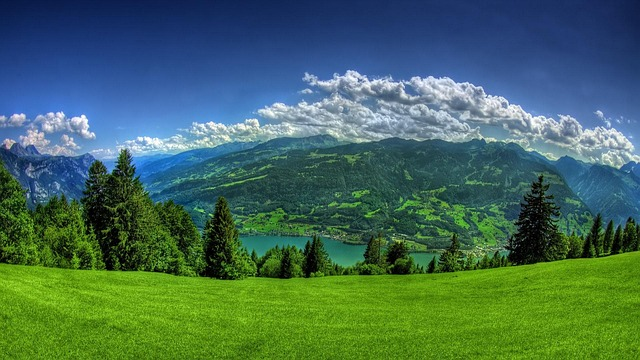
#> input picture week_5/Lab_1/nature.jpg, 640 x 360 px
$ jupyter execute main.ipynb
#> lines starting #> are read from the running program, lines starting #| are printed output that depends on the picture
# Lab 5: Intensity Transformation II - Histogram Processing

## Task 1: Histogram Equalization on Grayscale Image

[cell 1]
import cv2
import numpy as np
import matplotlib.pyplot as plt

def load_image(path, grayscale=True):
    if grayscale:
        return cv2.imread(path, cv2.IMREAD_GRAYSCALE)
    return cv2.imread(path)

def show_images_with_histograms(original, processed, title_original="Original", title_processed="Processed"):
    fig, axes = plt.subplots(2, 2, figsize=(12, 8))

    axes[0, 0].imshow(original, cmap='gray')
    axes[0, 0].set_title(title_original)
    axes[0, 0].axis('off')

    axes[0, 1].hist(original.flatten(), bins=256, range=(0, 256), color='steelblue')
    axes[0, 1].set_title(f"Histogram - {title_original}")

    axes[1, 0].imshow(processed, cmap='gray')
    axes[1, 0].set_title(title_processed)
    axes[1, 0].axis('off')

    axes[1, 1].hist(processed.flatten(), bins=256, range=(0, 256), color='darkorange')
    axes[1, 1].set_title(f"Histogram - {title_processed}")

    plt.tight_layout()
    plt.show()

gray_img = load_image('nature.jpg', grayscale=True)
#> in load_image, `return cv2.imread(path, cv2.IMREAD_GRAYSCALE)`:
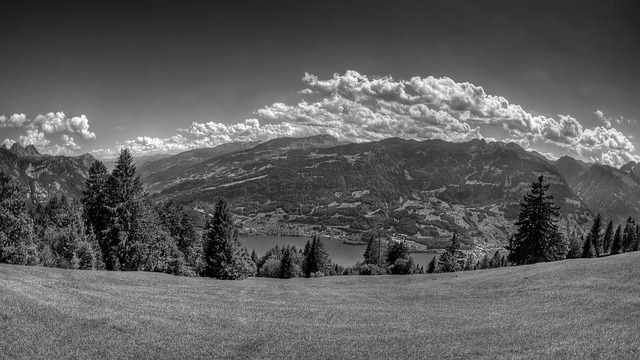
#> returned value: shape (360, 640); min 0, max 255, mean 93
equalized_gray = cv2.equalizeHist(gray_img)
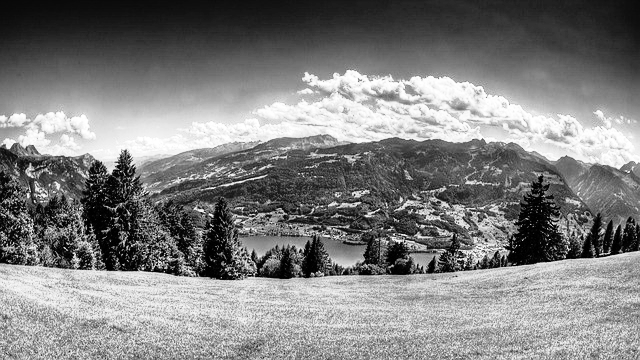
#> equalized_gray: shape (360, 640); min 0, max 255, mean 127.9
show_images_with_histograms(gray_img, equalized_gray, "Original Grayscale", "Equalized")
#> in show_images_with_histograms, `plt.show()`:
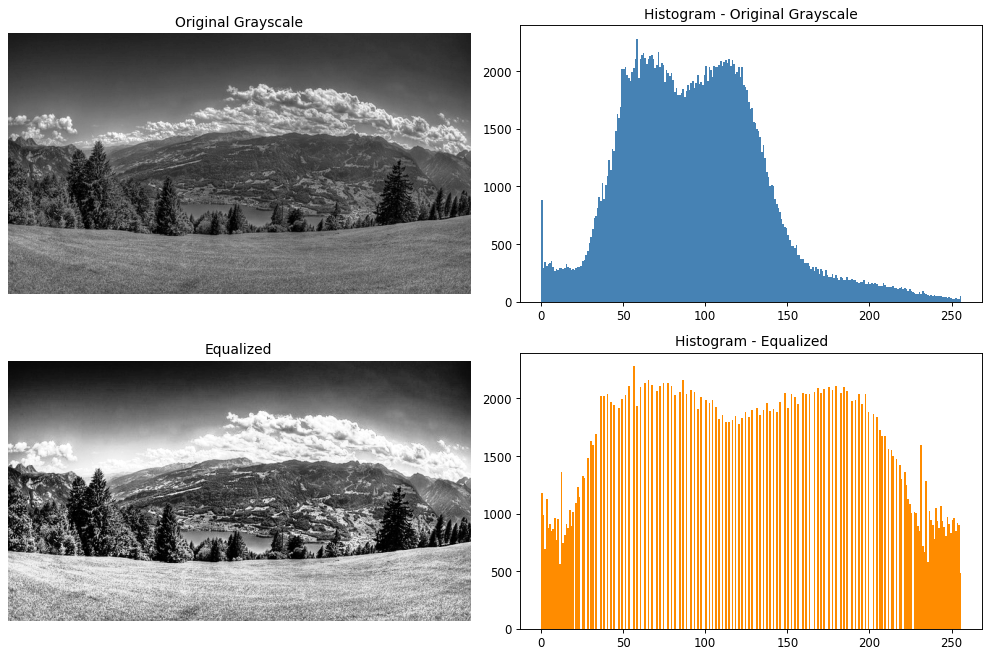
#> figure drawn by matplotlib, 4 panels; panel 2: tallest bar 2283 high, from x = 58 to 59; panel 4: tallest bar 2283 high, from x = 56 to 57

**Discussion:** Histogram equalization spreads the intensity values across the full range (0-255), which enhances contrast in images with poor lighting by making the histogram more uniform.

## Task 2: Histogram Equalization on Color Image

[cell 2]
def equalize_color_channels(color_img):
    channels = cv2.split(color_img)
    equalized_channels = [cv2.equalizeHist(ch) for ch in channels]
    return cv2.merge(equalized_channels)

def display_color_comparison(orig, proc, titles=["Original", "Equalized"]):
    fig, ax = plt.subplots(1, 2, figsize=(12, 6))

    orig_rgb = cv2.cvtColor(orig, cv2.COLOR_BGR2RGB)
    proc_rgb = cv2.cvtColor(proc, cv2.COLOR_BGR2RGB)

    ax[0].imshow(orig_rgb)
    ax[0].set_title(titles[0])
    ax[0].axis('off')

    ax[1].imshow(proc_rgb)
    ax[1].set_title(titles[1])
    ax[1].axis('off')

    plt.tight_layout()
    plt.show()

color_img = load_image('nature.jpg', grayscale=False)
#> in load_image, returned value is the input picture: shape (360, 640, 3); mean B, G, R 88.6, 106.7, 67.9
equalized_color = equalize_color_channels(color_img)
#> in equalize_color_channels, `equalized_channels = [cv2.equalizeHist(ch) for ch in channels]`: equalized_channels = 3 items
#> in equalize_color_channels, `return cv2.merge(equalized_channels)`:
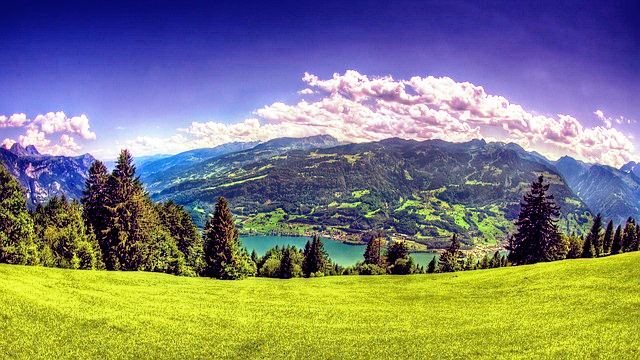
#> returned value: shape (360, 640, 3); mean of channels 0, 1, 2 121.7, 128.1, 127.1; drawn as B, G, R
display_color_comparison(color_img, equalized_color)

**Observation:** Applying histogram equalization to each RGB channel separately can shift the color balance since each channel is treated independently.

## Task 3: Histogram Matching

[cell 3]
from skimage import exposure

def match_histogram(source, reference):
    return exposure.match_histograms(source, reference)

def show_matching_results(src, ref, matched):
    fig, axes = plt.subplots(3, 2, figsize=(12, 12))

    axes[0, 0].imshow(src, cmap='gray')
    axes[0, 0].set_title('Source Image')
    axes[0, 0].axis('off')

    axes[0, 1].hist(src.flatten(), bins=256, range=(0, 256), color='steelblue')
    axes[0, 1].set_title('Source Histogram')

    axes[1, 0].imshow(ref, cmap='gray')
    axes[1, 0].set_title('Target Image')
    axes[1, 0].axis('off')

    axes[1, 1].hist(ref.flatten(), bins=256, range=(0, 256), color='green')
    axes[1, 1].set_title('Target Histogram')

    axes[2, 0].imshow(matched, cmap='gray')
    axes[2, 0].set_title('Matched Image')
    axes[2, 0].axis('off')

    axes[2, 1].hist(matched.flatten(), bins=256, range=(0, 256), color='darkorange')
    axes[2, 1].set_title('Matched Histogram')

    plt.tight_layout()
    plt.show()

source_img = load_image('nature.jpg', grayscale=True)
target_img = np.random.randint(0, 256, source_img.shape, dtype=np.uint8)
target_img = cv2.GaussianBlur(target_img, (51, 51), 0)
matched_img = match_histogram(source_img, target_img)
#> in match_histogram, `return exposure.match_histograms(source, reference)`:
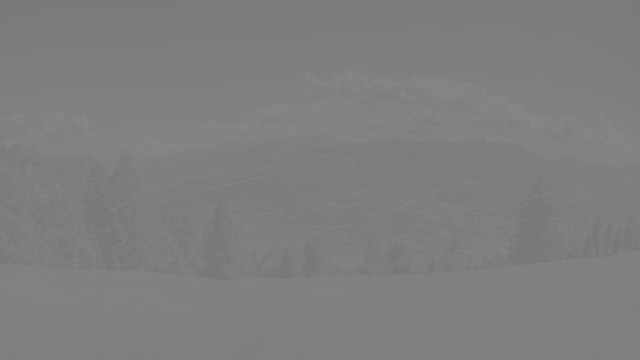
#> returned value: shape (360, 640) float64; min 119.8, max 136, mean 127
show_matching_results(source_img, target_img, matched_img)
#> in show_matching_results, `plt.show()`:
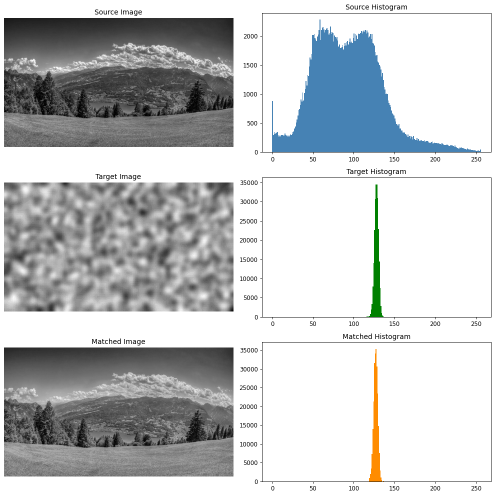
#> figure drawn by matplotlib, 6 panels; panel 2: tallest bar 2283 high, from x = 58 to 59; panel 4: tallest bar 34557 high, from x = 127 to 128; panel 6: tallest bar 35312 high, from x = 127 to 128

**Explanation:** Histogram matching transforms the source image's intensity distribution to match the target image's histogram, adjusting both brightness and contrast accordingly.

## Task 4: Combining Equalization and Matching

[cell 4]
def pipeline_equalize_then_match(source, reference):
    equalized = cv2.equalizeHist(source)
    matched = match_histogram(equalized, reference)
    return equalized, matched

def display_pipeline_results(original, eq, matched, target):
    fig, axes = plt.subplots(2, 4, figsize=(10, 6))

    titles = ['Original', 'Target', 'Equalized', 'Equalized+Matched']
    images = [original, target, eq, matched]

    for i, (img, title) in enumerate(zip(images, titles)):
        axes[0, i].imshow(img, cmap='gray')
        axes[0, i].set_title(title)
        axes[0, i].axis('off')

        axes[1, i].hist(img.flatten(), bins=256, range=(0, 256))
        axes[1, i].set_title(f'Hist - {title}')

    plt.tight_layout()
    plt.show()

source_for_pipeline = load_image('nature.jpg', grayscale=True)
target_for_pipeline = load_image('nature.jpg', grayscale=True)
target_dark = np.clip(target_for_pipeline * 0.5, 0, 255).astype(np.uint8)
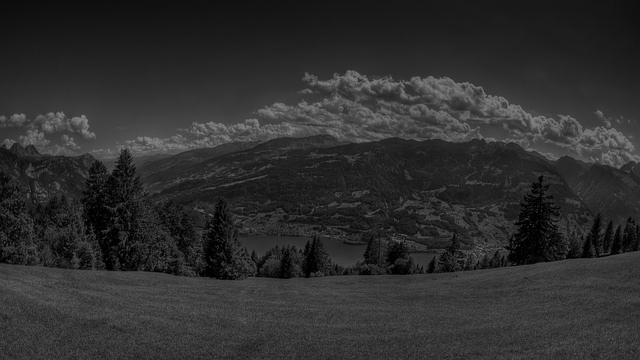
#> target_dark: shape (360, 640); min 0, max 127, mean 46.2
eq_img, combined_img = pipeline_equalize_then_match(source_for_pipeline, target_dark)
display_pipeline_results(source_for_pipeline, target_dark, eq_img, combined_img)
#> the loop in display_pipeline_results, `for i, (img, title) in enumerate(zip(images, titles)):` made 4 passes
#> title on passes 1 to 4: 'Original', 'Target', 'Equalized', 'Equalized+Matched'
#> in display_pipeline_results, `plt.show()`:
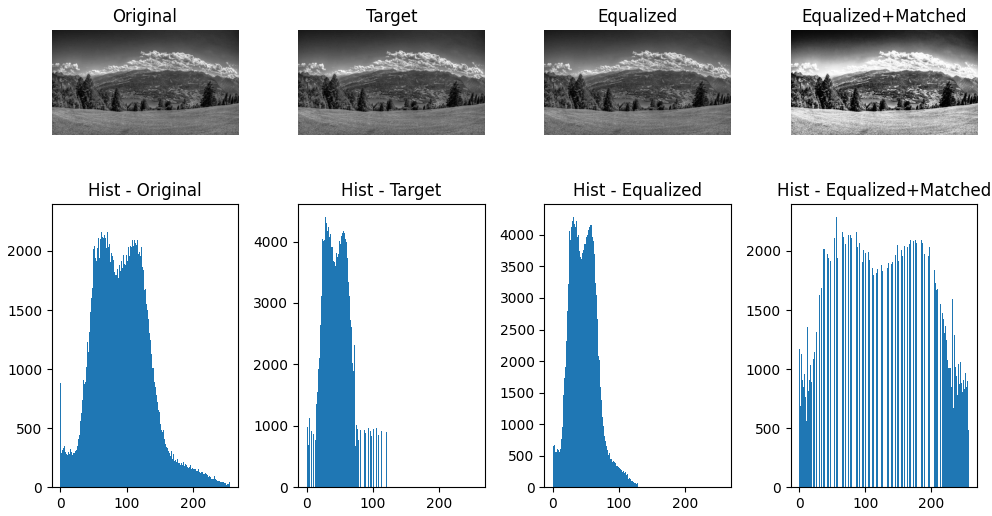
#> figure drawn by matplotlib, 8 panels; panel 5: tallest bar 2283 high, from x = 58 to 59; panel 6: tallest bar 4391 high, from x = 28 to 29; panel 7: tallest bar 4276 high, from x = 31 to 32; panel 8: tallest bar 2283 high, from x = 56 to 57
